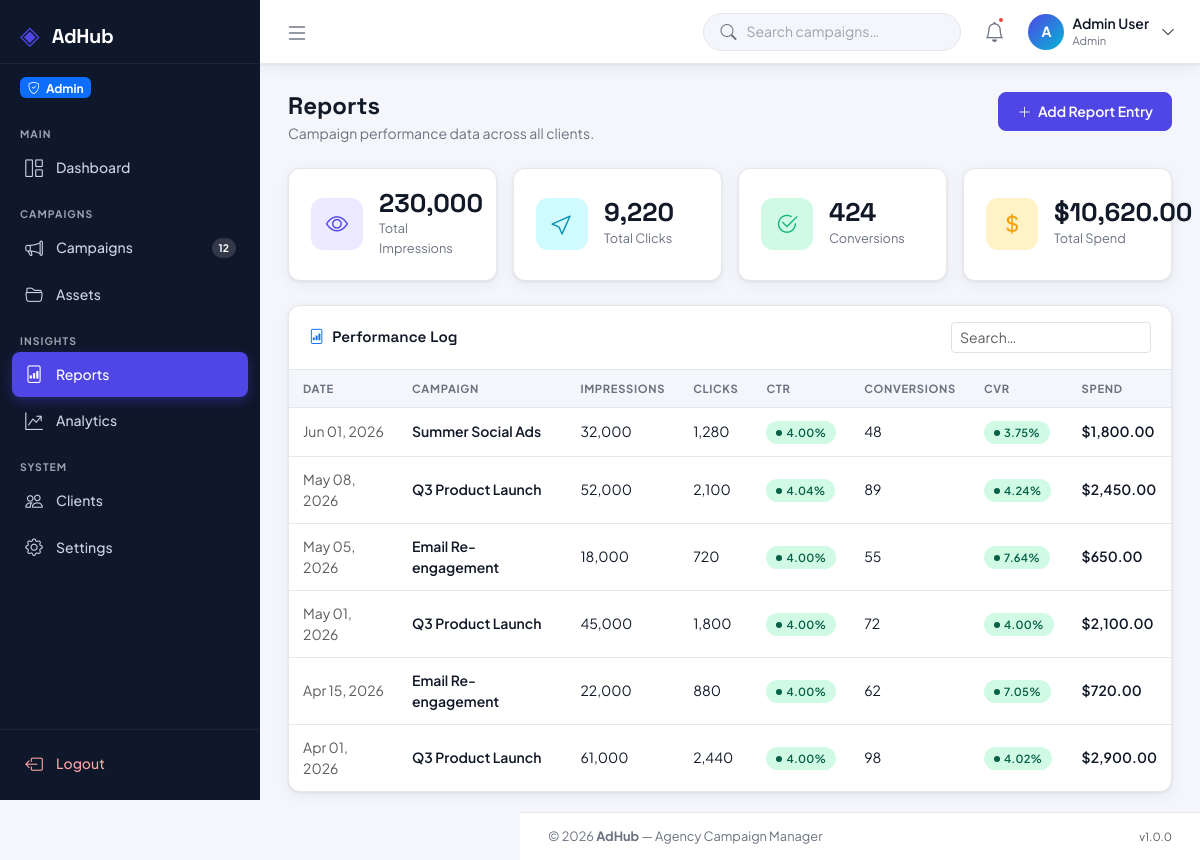
Screenshot of /admin/reports.php (signed in) with the database file from the repository.
### tables this page shows
CREATE TABLE IF NOT EXISTS reports (
    id          INT AUTO_INCREMENT PRIMARY KEY,
    campaign_id INT NOT NULL,
    impressions INT DEFAULT 0,
    clicks      INT DEFAULT 0,
    conversions INT DEFAULT 0,
    spend       DECIMAL(12,2) DEFAULT 0.00,
    report_date DATE NOT NULL,
    created_at  TIMESTAMP DEFAULT CURRENT_TIMESTAMP,
    FOREIGN KEY (campaign_id) REFERENCES campaigns(id) ON DELETE CASCADE
);

CREATE TABLE IF NOT EXISTS campaigns (
    id          INT AUTO_INCREMENT PRIMARY KEY,
    title       VARCHAR(200) NOT NULL,
    description TEXT,
    client_id   INT NOT NULL,
    status      ENUM('draft','active','review','completed','paused') DEFAULT 'draft',
    budget      DECIMAL(12,2) DEFAULT 0.00,
    start_date  DATE,
    end_date    DATE,
    progress    INT DEFAULT 0,
    created_by  INT NOT NULL,
    created_at  TIMESTAMP DEFAULT CURRENT_TIMESTAMP,
    updated_at  TIMESTAMP DEFAULT CURRENT_TIMESTAMP ON UPDATE CURRENT_TIMESTAMP,
    FOREIGN KEY (client_id)  REFERENCES users(id) ON DELETE CASCADE,
    FOREIGN KEY (created_by) REFERENCES users(id) ON DELETE CASCADE
);

### admin/reports.php (the view, shortened to what this page needs)
<?php
require_once __DIR__ . '/../includes/header.php';
$reports = $pdo->query(
    "SELECT r.*, c.title AS campaign_title,
            CASE WHEN r.impressions > 0 THEN ROUND(r.clicks / r.impressions * 100, 2) ELSE 0 END AS ctr,
            CASE WHEN r.clicks > 0 THEN ROUND(r.conversions / r.clicks * 100, 2) ELSE 0 END AS cvr
     FROM reports r
     JOIN campaigns c ON r.campaign_id = c.id
     ORDER BY r.report_date DESC"
)->fetchAll();
$totals = $pdo->query(
    "SELECT SUM(impressions) AS imp, SUM(clicks) AS clk, SUM(conversions) AS cvt, SUM(spend) AS spd FROM reports"
)->fetch();
?>
<?php require_once __DIR__ . '/../includes/sidebar.php'; ?>
<div class="adhub-content-wrapper" id="contentWrapper">
    <?php require_once __DIR__ . '/../includes/navbar.php'; ?>
    <main class="adhub-main">
        <div class="page-header">
            <div>
                <h1 class="page-title">Reports</h1>
                <p class="page-subtitle">Campaign performance data across all clients.</p>
            </div>
            <button class="btn btn-adhub-primary" data-bs-toggle="modal" data-bs-target="#addReportModal">
                <i class="bi bi-plus-lg me-1"></i> Add Report Entry
            </button>
        </div>
        <div class="row g-3 mb-4">
            <?php
            $sum_cards = [
                ['label' => 'Total Impressions', 'value' => number_format($totals['imp'] ?? 0), 'icon' => 'bi-eye',         'color' => 'indigo'],
                ['label' => 'Total Clicks',       'value' => number_format($totals['clk'] ?? 0), 'icon' => 'bi-cursor',      'color' => 'cyan'],
                ['label' => 'Conversions',         'value' => number_format($totals['cvt'] ?? 0), 'icon' => 'bi-check2-circle', 'color' => 'green'],
                ['label' => 'Total Spend',         'value' => '$' . number_format($totals['spd'] ?? 0, 2), 'icon' => 'bi-currency-dollar', 'color' => 'amber'],
            ];
            foreach ($sum_cards as $card): ?>
            <div class="col-sm-6 col-xl-3">
                <div class="stat-card">
                    <div class="stat-icon <?= $card['color'] ?>"><i class="bi <?= $card['icon'] ?>"></i></div>
                    <div>
                        <div class="stat-value"><?= $card['value'] ?></div>
                        <div class="stat-label"><?= $card['label'] ?></div>
                    </div>
                </div>
            </div>
            <?php endforeach; ?>
        </div>
        <div class="adhub-card">
            <div class="card-header">
                <h5 class="card-title"><i class="bi bi-file-bar-graph me-2 text-primary"></i>Performance Log</h5>
                <input type="text" class="form-control form-control-sm" style="width:200px;"
                       placeholder="Search…" data-filter-table="#reportsTable">
            </div>
            <div class="card-body p-0">
                <?php if (empty($reports)): ?>
                <div class="text-center py-5 text-muted">
                    <i class="bi bi-clipboard-data fs-1 d-block mb-3 opacity-25"></i>
                    <p>No report entries yet. Add your first entry above.</p>
                </div>
                <?php else: ?>
                <div class="table-responsive">
                    <table class="adhub-table" id="reportsTable">
                        <thead>
                            <tr>
                                <th>Date</th>
                                <th>Campaign</th>
                                <th>Impressions</th>
                                <th>Clicks</th>
                                <th>CTR</th>
                                <th>Conversions</th>
                                <th>CVR</th>
                                <th>Spend</th>
                            </tr>
                        </thead>
                        <tbody>
                            <?php foreach ($reports as $r): ?>
                            <tr>
                                <td class="small text-muted"><?= date('M d, Y', strtotime($r['report_date'])) ?></td>
                                <td class="fw-600 small"><?= htmlspecialchars($r['campaign_title']) ?></td>
                                <td><?= number_format($r['impressions']) ?></td>
                                <td><?= number_format($r['clicks']) ?></td>
                                <td>
                                    <span class="adhub-badge <?= $r['ctr'] >= 2 ? 'badge-active' : 'badge-review' ?>">
                                        <?= $r['ctr'] ?>%
                                    </span>
                                </td>
                                <td><?= number_format($r['conversions']) ?></td>
                                <td>
                                    <span class="adhub-badge <?= $r['cvr'] >= 3 ? 'badge-active' : 'badge-draft' ?>">
                                        <?= $r['cvr'] ?>%
                                    </span>
                                </td>
                                <td class="fw-600">$<?= number_format($r['spend'], 2) ?></td>
                            </tr>
                            <?php endforeach; ?>
                        </tbody>
                    </table>
                </div>
                <?php endif; ?>
            </div>
        </div>
    </main>
    <?php require_once __DIR__ . '/../includes/footer.php'; ?>
<div class="toast-container position-fixed bottom-0 end-0 p-3" id="toastContainer"></div>

### includes/header.php (shortened to what this page needs)
<?php
$user_name  = $_SESSION['user_name'] ?? 'Guest';
$user_role  = $_SESSION['role']      ?? 'guest';
?>
<!DOCTYPE html>
<html lang="en">
<head>
    <link href="https://cdn.jsdelivr.net/npm/bootstrap@5.3.3/dist/css/bootstrap.min.css" rel="stylesheet">
    <link href="https://cdn.jsdelivr.net/npm/bootstrap-icons@1.11.3/font/bootstrap-icons.min.css" rel="stylesheet">
    <link rel="stylesheet" href="/adhub/assets/css/style.css">
</head>
<body class="adhub-body">

### includes/sidebar.php (shortened to what this page needs)
<?php
$current_page = basename($_SERVER['PHP_SELF']);
$current_dir  = basename(dirname($_SERVER['PHP_SELF']));
function nav_active(string $file): string {
    global $current_page;
    return $current_page === $file ? 'active' : '';
}
?>
<aside class="adhub-sidebar" id="sidebar">
    <div class="sidebar-brand">
        <span class="brand-icon-lg">◈</span>
        <span class="brand-text">AdHub</span>
    </div>
    <div class="sidebar-role-badge">
        <span class="badge <?= $user_role === 'admin' ? 'bg-primary' : 'bg-success' ?>">
            <i class="bi bi-<?= $user_role === 'admin' ? 'shield-check' : 'person-check' ?> me-1"></i>
            <?= ucfirst($user_role) ?>
        </span>
    </div>
    <nav class="sidebar-nav">
        <?php if ($user_role === 'admin'): ?>
        <div class="nav-section-label">Main</div>
        <a href="/adhub/admin/dashboard.php" class="nav-link-item <?= ($current_page === 'dashboard.php' && $current_dir === 'admin') ? 'active' : '' ?>">
            <i class="bi bi-grid-1x2"></i>
            <span>Dashboard</span>
        </a>
        <div class="nav-section-label">Campaigns</div>
        <a href="/adhub/admin/campaigns.php" class="nav-link-item <?= nav_active('campaigns.php') ?>">
            <i class="bi bi-megaphone"></i>
            <span>Campaigns</span>
            <span class="nav-badge">12</span>
        </a>
        <a href="/adhub/admin/assets.php" class="nav-link-item <?= nav_active('assets.php') ?>">
            <i class="bi bi-folder2-open"></i>
            <span>Assets</span>
        </a>
        <div class="nav-section-label">Insights</div>
        <a href="/adhub/admin/reports.php" class="nav-link-item <?= nav_active('reports.php') ?>">
            <i class="bi bi-file-bar-graph"></i>
            <span>Reports</span>
        </a>
        <a href="/adhub/admin/analytics.php" class="nav-link-item <?= nav_active('analytics.php') ?>">
            <i class="bi bi-graph-up-arrow"></i>
            <span>Analytics</span>
        </a>
        <div class="nav-section-label">System</div>
        <a href="#" class="nav-link-item">
            <i class="bi bi-people"></i>
            <span>Clients</span>
        </a>
        <a href="#" class="nav-link-item">
            <i class="bi bi-gear"></i>
            <span>Settings</span>
        </a>
        <?php endif; ?>
    </nav>
    <div class="sidebar-footer">
        <a href="/adhub/auth/logout.php" class="nav-link-item text-danger-soft">
            <i class="bi bi-box-arrow-left"></i>
            <span>Logout</span>
        </a>
    </div>
</aside>

### includes/navbar.php (shortened to what this page needs)
<nav class="navbar navbar-expand-lg adhub-navbar" id="topNavbar">
    <div class="container-fluid px-4">
        <button class="btn btn-link sidebar-toggle me-3 p-0" id="sidebarToggle" title="Toggle sidebar">
            <i class="bi bi-list fs-4"></i>
        </button>
        <div class="ms-auto d-flex align-items-center gap-3">
            <div class="adhub-search d-none d-md-flex">
                <i class="bi bi-search"></i>
                <input type="text" placeholder="Search campaigns…" class="adhub-search-input">
            </div>
            <div class="dropdown">
                <button class="btn btn-link nav-icon-btn position-relative" data-bs-toggle="dropdown" aria-expanded="false">
                    <i class="bi bi-bell fs-5"></i>
                    <span class="badge-dot"></span>
                </button>
            </div>
            <div class="dropdown">
                <button class="btn btn-link d-flex align-items-center gap-2 p-0 nav-user-btn" data-bs-toggle="dropdown" aria-expanded="false">
                    <div class="adhub-avatar">
                        <?= strtoupper(substr($user_name, 0, 1)) ?>
                    </div>
                    <div class="d-none d-md-block text-start">
                        <div class="user-name-nav"><?= htmlspecialchars($user_name) ?></div>
                        <div class="user-role-nav"><?= ucfirst($user_role) ?></div>
                    </div>
                    <i class="bi bi-chevron-down small d-none d-md-block ms-1"></i>
                </button>
            </div>
        </div>
    </div>
</nav>

### includes/footer.php (shortened to what this page needs)
    <footer class="adhub-footer">
        <div class="d-flex flex-column flex-md-row justify-content-between align-items-center gap-2">
            <span>© <?= date('Y') ?> <strong>AdHub</strong> — Agency Campaign Manager</span>
            <span class="text-muted small">v1.0.0</span>
        </div>
    </footer>
</body>
</html>

### rows the page displays
reports: report_date "Jun 01, 2026", campaign.title "Summer Social Ads", impressions "32,000", clicks "1,280", ctr "4.00", conversions "48", cvr "3.75", spend "1,800.00"
reports: report_date "May 08, 2026", campaign.title "Q3 Product Launch", impressions "52,000", clicks "2,100", ctr "4.04", conversions "89", cvr "4.24", spend "2,450.00"
reports: report_date "May 05, 2026", campaign.title "Email Re-engagement", impressions "18,000", clicks "720", ctr "4.00", conversions "55", cvr "7.64", spend "650.00"
reports: report_date "May 01, 2026", campaign.title "Q3 Product Launch", impressions "45,000", clicks "1,800", ctr "4.00", conversions "72", cvr "4.00", spend "2,100.00"
reports: report_date "Apr 15, 2026", campaign.title "Email Re-engagement", impressions "22,000", clicks "880", ctr "4.00", conversions "62", cvr "7.05", spend "720.00"
reports: report_date "Apr 01, 2026", campaign.title "Q3 Product Launch", impressions "61,000", clicks "2,440", ctr "4.00", conversions "98", cvr "4.02", spend "2,900.00"

### other values shown
$user_role "Admin"
substr($user_name, 0, 1) "A"
$user_name "Admin User"
$card['value'] "230,000"
$card['label'] "Total Impressions"
$card['value'] "9,220"
$card['label'] "Total Clicks"
$card['value'] "424"
$card['label'] "Conversions"
$card['value'] "$10,620.00"
$card['label'] "Total Spend"
